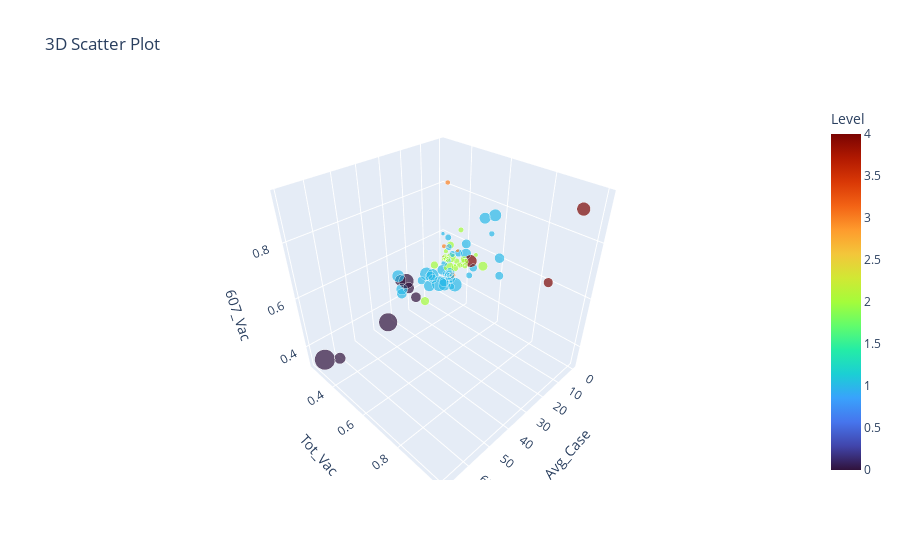

Notebook code cell kept with this figure:
### Code cell
# 3D Plot
fig = px.scatter_3d(X, x="Avg_Case", y="Tot_Vac",z='607_Vac',size='Avg_PosTest',hover_name='Province',color='Level',title='3D Scatter Plot',color_continuous_scale='Turbo')
fig.show()

### Figure 1 — Plotly figure (JSON) as saved in the notebook; plotly's stock layout.template omitted (floating-point values rounded to 4 significant figures)
{"data": [{"hovertemplate": "<b>%{hovertext}</b><br><br>Avg_Case=%{x}<br>Tot_Vac=%{y}<br>607_Vac=%{z}<br>Avg_PosTest=%{marker.size}<br>Level=%{marker.color}<extra></extra>", "hovertext": ["Amnat Charoen", "Ang Thong", "Bangkok", "Bueng Kan", "Buriram", "Chachoengsao", "Chai Nat", "Chaiyaphum", "Chanthaburi", "Chiang Mai", "Chiang Rai", "Chonburi", "Chumphon", "Kalasin", "Kamphaeng Phet", "Kanchanaburi", "Khon Kaen", "Krabi", "Lampang", "Lamphun", "Loei", "Lopburi", "Mae Hong Son", "Maha Sarakham", "Mukdahan", "Nakhon Nayok", "Nakhon Pathom", "Nakhon Phanom", "Nakhon Ratchasima", "Nakhon Sawan", "Nakhon Si Thammarat", "Nan", "Narathiwat", "Nong Bua Lamphu", "Nong Khai", "Nonthaburi", "Pathum Thani", "Pattani", "Phang Nga", "Phatthalung", "Phayao", "Phetchabun", "Phetchaburi", "Phichit", "Phitsanulok", "Phra Nakhon Si Ayutthaya", "Phrae", "Phuket", "Prachinburi", "Prachuap Khiri Khan", "Ranong", "Ratchaburi", "Rayong", "Roi Et", "Sa Kaeo", "Sakon Nakhon", "Samut Prakan", "Samut Sakhon", "Samut Songkhram", "Saraburi", "Satun", "Sing Buri", "Sisaket", "Songkhla", "Sukhothai", "Suphan Buri", "Surat Thani", "Surin", "Tak", "Trang", "Trat", "Ubon Ratchathani", "Udon Thani", "Uthai Thani", "Uttaradit", "Yala", "Yasothon"], "legendgroup": "", "marker": {"color": [2, 1, 4, 3, 2, 1, 2, 2, 0, 1, 1, 1, 1, 2, 2, 1, 1, 4, 2, 2, 2, 1, 2, 2, 3, 1, 1, 3, 1, 1, 0, 3, 0, 1, 2, 2, 1, 0, 4, 1, 2, 1, 1, 1, 1, 1, 2, 4, 1, 1, 1, 1, 1, 2, 1, 3, 1, 1, 1, 1, 1, 2, 2, 0, 2, 1, 1, 2, 0, 1, 1, 1, 1, 2, 2, 0, 2], "coloraxis": "coloraxis", "size": [0.01328, 0.1338, 0.116, 0.02593, 0.02471, 0.08196, 0.01859, 0.02999, 0.1551, 0.1297, 0.07679, 0.1267, 0.221, 0.07573, 0.06539, 0.1283, 0.1883, 0.008799, 0.0358, 0.02076, 0.1382, 0.09165, 0.09362, 0.02761, 0.04941, 0.05674, 0.1426, 0.01164, 0.1109, 0.06065, 0.159, 0.01526, 0.4416, 0.01886, 0.1203, 0.1133, 0.1937, 0.5397, 0.2, 0.1684, 0.04173, 0.05298, 0.1155, 0.04292, 0.09831, 0.05161, 0.06742, 0.2388, 0.1001, 0.1871, 0.04114, 0.1633, 0.2962, 0.04551, 0.1314, 0.02985, 0.1661, 0.08952, 0.03598, 0.2511, 0.1258, 0.05329, 0.01709, 0.2854, 0.04032, 0.01817, 0.05478, 0.04365, 0.1315, 0.1895, 0.08442, 0.04531, 0.05019, 0.04233, 0.06532, 0.167, 0.05364], "sizemode": "area", "sizeref": 0.001349, "symbol": "circle"}, "mode": "markers", "name": "", "scene": "scene", "showlegend": false, "type": "scatter3d", "x": [0.8647, 6.21, 9.849, 1.142, 1.89, 11.76, 3.965, 2.102, 33.0, 20.54, 1.852, 15.77, 16.71, 5.695, 2.755, 14.19, 8.204, 17.53, 1.816, 3.732, 5.578, 7.007, 12.26, 3.059, 2.237, 9.41, 4.786, 0.138, 4.122, 9.504, 31.73, 1.674, 37.14, 1.336, 7.266, 6.205, 4.275, 69.08, 21.45, 31.86, 3.447, 3.597, 21.93, 4.451, 4.517, 9.508, 1.716, 11.97, 20.7, 28.44, 7.252, 20.51, 24.27, 2.284, 14.28, 0.9849, 13.93, 9.817, 9.243, 13.09, 31.85, 5.657, 1.966, 36.81, 2.106, 5.139, 16.18, 2.77, 27.78, 39.61, 29.44, 3.381, 7.573, 1.239, 2.604, 68.64, 1.227], "y": [0.3463, 0.3658, 0.9064, 0.2769, 0.4831, 0.5616, 0.3608, 0.3198, 0.4099, 0.4737, 0.3772, 0.7248, 0.3301, 0.2595, 0.3355, 0.4162, 0.3534, 0.4464, 0.3895, 0.4231, 0.3552, 0.37, 0.2627, 0.3097, 0.3454, 0.4114, 0.4513, 0.2901, 0.4454, 0.3797, 0.3419, 0.3701, 0.3063, 0.2716, 0.3872, 0.5639, 0.594, 0.3273, 0.6358, 0.3495, 0.402, 0.358, 0.5356, 0.3397, 0.3533, 0.52, 0.355, 1, 0.4172, 0.5038, 0.6089, 0.3916, 0.4959, 0.2971, 0.3292, 0.2972, 0.6281, 0.6829, 0.3909, 0.4712, 0.3469, 0.4489, 0.2822, 0.4464, 0.3705, 0.3646, 0.4643, 0.3052, 0.3888, 0.4353, 0.4491, 0.3013, 0.371, 0.4135, 0.4248, 0.445, 0.2974], "z": [0.486, 0.467, 0.6671, 0.55, 0.5855, 0.5991, 0.5474, 0.4336, 0.545, 0.5929, 0.5572, 0.7114, 0.5053, 0.4744, 0.5811, 0.4924, 0.4284, 0.6251, 0.6593, 0.5251, 0.4996, 0.4815, 0.3269, 0.546, 0.4436, 0.4474, 0.5904, 0.551, 0.6275, 0.4955, 0.5446, 0.5644, 0.3647, 0.6048, 0.5607, 0.5842, 0.7848, 0.3788, 0.6912, 0.5097, 0.5184, 0.5521, 0.5866, 0.5236, 0.4723, 0.5417, 0.4812, 0.9426, 0.5339, 0.6167, 0.7309, 0.4921, 0.5601, 0.5118, 0.4833, 0.8181, 0.8144, 0.6046, 0.5559, 0.4976, 0.4887, 0.5688, 0.4953, 0.6047, 0.5186, 0.4363, 0.664, 0.5096, 0.4725, 0.6319, 0.5767, 0.4871, 0.642, 0.5107, 0.5384, 0.4482, 0.4973]}], "layout": {"coloraxis": {"colorbar": {"title": {"text": "Level"}}, "colorscale": [[0, "#30123b"], [0.07143, "#4145ab"], [0.1429, "#4675ed"], [0.2143, "#39a2fc"], [0.2857, "#1bcfd4"], [0.3571, "#24eca6"], [0.4286, "#61fc6c"], [0.5, "#a4fc3b"], [0.5714, "#d1e834"], [0.6429, "#f3c63a"], [0.7143, "#fe9b2d"], [0.7857, "#f36315"], [0.8571, "#d93806"], [0.9286, "#b11901"], [1, "#7a0402"]]}, "legend": {"itemsizing": "constant", "tracegroupgap": 0}, "scene": {"domain": {"x": [0, 1], "y": [0, 1]}, "xaxis": {"title": {"text": "Avg_Case"}}, "yaxis": {"title": {"text": "Tot_Vac"}}, "zaxis": {"title": {"text": "607_Vac"}}}, "title": {"text": "3D Scatter Plot"}}}
